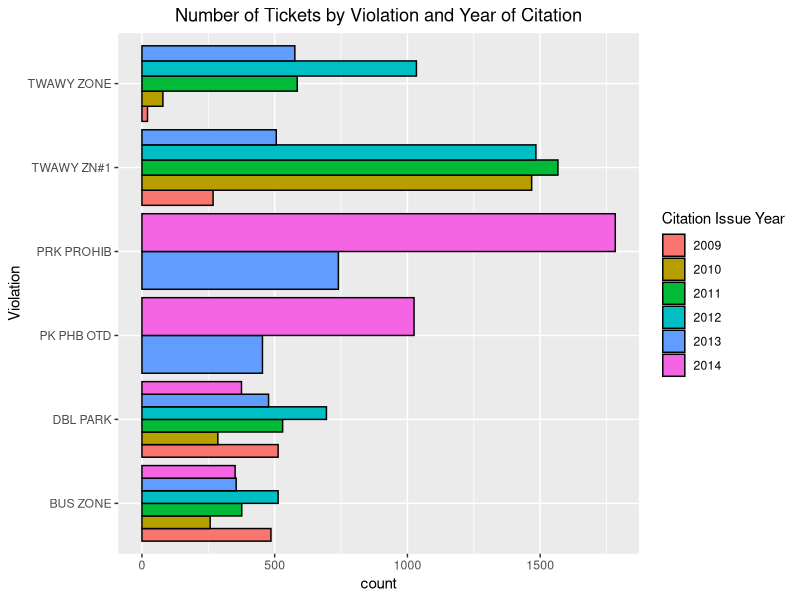
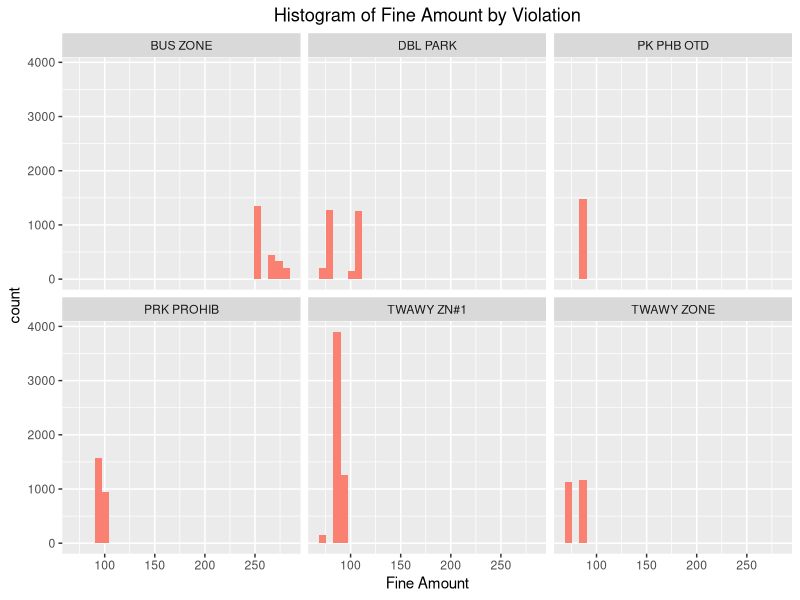
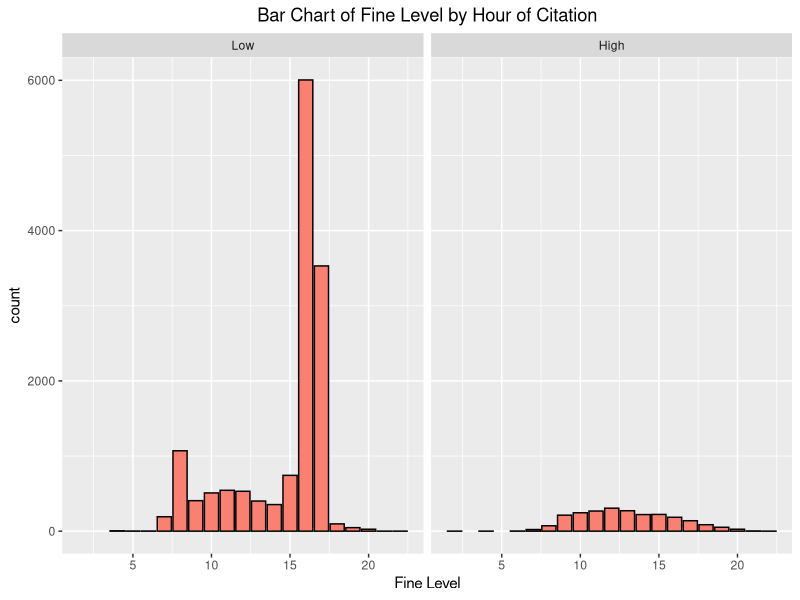
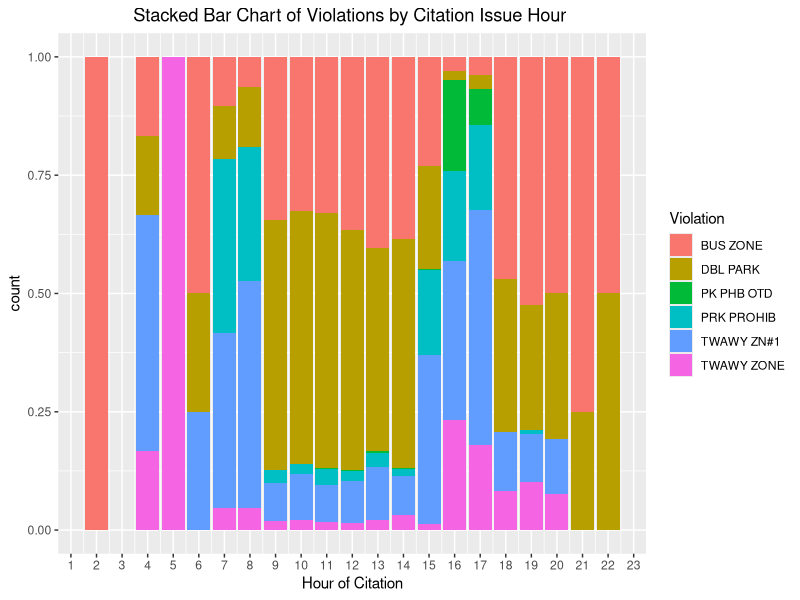
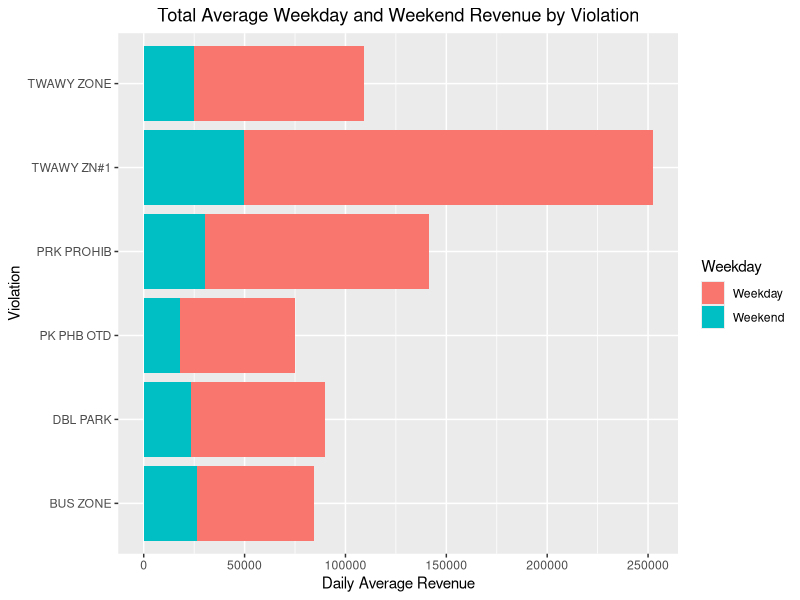
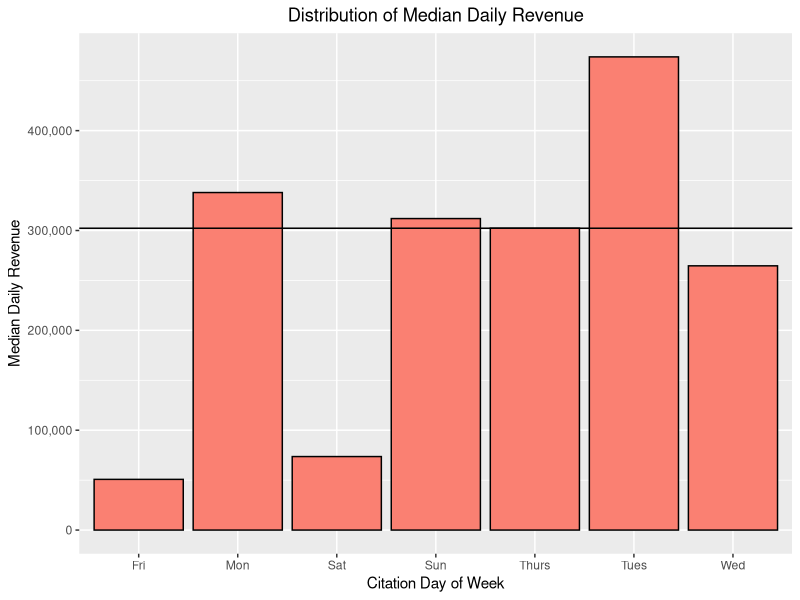
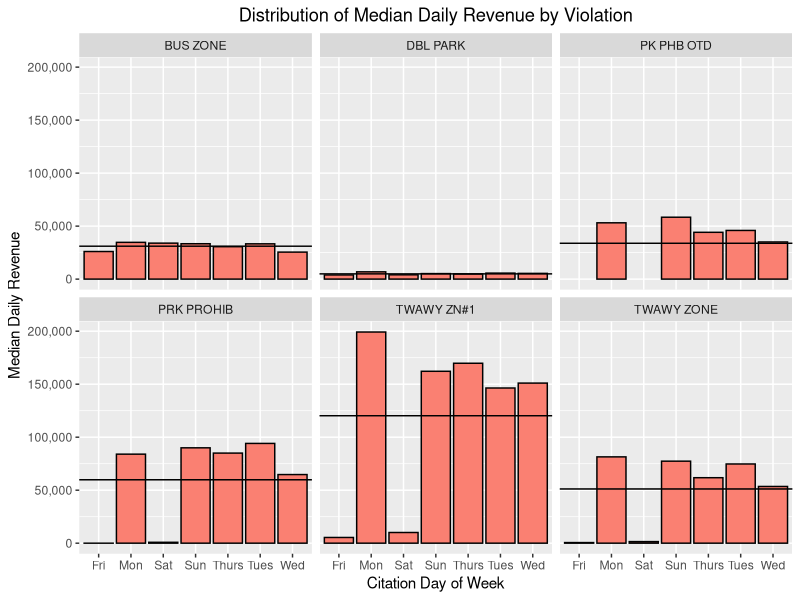

These figures' R source, in order:
## ---- chunk 1
knitr::opts_chunk$set(fig.pos = 'H')

library(ggplot2)
library(dplyr)
library(scales)

rawTickets <- data.frame(read.csv('Muni_Driver_Reported_Transit_Only_Lane_Violations.csv', header = T, sep = ","))
tickets <- read.csv("tickets.csv")
## ---- chunk 2
print("Cite the above sources properly")
## ---- chunk 3
ggplot(data = tickets) + geom_bar(mapping = aes(x = tickets$Violation, fill = as.factor(tickets$Citation.Issue.Year)), position = "dodge", color="black") + coord_flip() + xlab("Violation") + theme(plot.title = element_text(hjust = 0.5)) + ggtitle("Number of Tickets by Violation and Year of Citation") + labs(fill = "Citation Issue Year") 
## ---- chunk 4
fine.plot <- ggplot(data = tickets) + geom_histogram(mapping = aes(x = tickets$Fine.Amount), fill="salmon")

fine.plot + facet_wrap(~tickets$Violation) + xlab("Fine Amount") + theme(plot.title = element_text(hjust = 0.5)) + 
    ggtitle("Histogram of Fine Amount by Violation")

rm(fine.plot)
## ---- chunk 5
# Initialize new factor variable Fine.Level
tickets$Fine.Level <- tickets$Fine.Amount
tickets$Fine.Level <- ifelse(tickets$Fine.Amount < 175, "Low", "High")
tickets$Fine.Level <- as.factor(tickets$Fine.Level)
tickets$Fine.Level <- relevel(tickets$Fine.Level, "Low")
## Generate table

fine.plot3 <- ggplot(data = tickets) + geom_bar(mapping = aes(x = tickets$Citation.Issue.Hour), 
    fill = "salmon", color="black")
fine.plot3 + facet_wrap(~tickets$Fine.Level) + xlab("Fine Level") + theme(plot.title = element_text(hjust = 0.5)) + 
    ggtitle("Bar Chart of Fine Level by Hour of Citation")

rm(fine.plot3)
## ---- chunk 6

ggplot(tickets, aes(x = Citation.Issue.Hour, fill = Violation)) + geom_bar(position = "fill") + 
    scale_x_continuous(breaks = seq(0, 24, 1)) + xlab("Hour of Citation") + 
    theme(plot.title = element_text(hjust = 0.5)) + ggtitle("Stacked Bar Chart of Violations by Citation Issue Hour ")

## ---- chunk 7
#Create variable that stores sum of apount paid by violation and weekday 
tickets.violWeekday <- aggregate(tickets[,c("Amount.Paid")], by=list(tickets$Violation, tickets$Citation.Issue.Weekday), FUN=sum)
  ##Rename the columns of tickets.violWeekday
tickets.violWeekday <- rename(tickets.violWeekday, Violation = Group.1, Weekday = Group.2, Total.Revenue = x)
  ##Create new column for daily average revenue: IF day == weekday, then divide TR by 5; ELSE divide by 2
tickets.violWeekday$Daily.Average.Revenue <- ifelse(tickets.violWeekday$Weekday == 1, tickets.violWeekday$Total.Revenue/5, tickets.violWeekday$Total.Revenue/2)

#Average Weekday and Weekend Revenue by Violation
p <- ggplot(tickets.violWeekday, aes(x=Violation, y=Daily.Average.Revenue, fill=Weekday))
p + geom_col() + coord_flip() + theme(plot.title = element_text(hjust = 0.5)) + ggtitle("Total Average Weekday and Weekend Revenue by Violation") + ylab("Daily Average Revenue")

#Remove from Workspace
rm(p, tickets.violWeekday)
## ---- chunk 8
#Calculateand plot the Median Daily Revenue
tickets_day_rev2 <- tickets %>% group_by(Citation.Issue.DayOfWeek) %>% summarise(Median.Daily.Revenue = median(Amount.Paid)*n())

ggplot(data = tickets_day_rev2) + geom_col(mapping = aes(x = tickets_day_rev2$Citation.Issue.DayOfWeek, y= Median.Daily.Revenue), fill="Salmon", color="black") + xlab("Citation Day of Week") + theme(plot.title = element_text(hjust = 0.5)) + ggtitle("Distribution of Median Daily Revenue") + ylab("Median Daily Revenue")+ scale_y_continuous(label=comma) + geom_hline(yintercept = median(tickets_day_rev2$Median.Daily.Revenue))


# find median daily revenue by violation type
tickets_viol_median_rev <- tickets %>% group_by(Violation) %>% summarise(Median.Violation.Revenue = median(Amount.Paid)*n()/7)


#Calculateand plot the Median Daily Revenue by Violation type

tickets_day_rev <- tickets %>% group_by(Violation, Citation.Issue.DayOfWeek) %>% summarise(Median.Daily.Revenue = median(Amount.Paid)*n())

ggplot(data = tickets_day_rev) + geom_col(mapping = aes(x = tickets_day_rev$Citation.Issue.DayOfWeek, y= Median.Daily.Revenue), fill="Salmon", color="black") + xlab("Citation Day of Week") + theme(plot.title = element_text(hjust = 0.5)) + ggtitle("Distribution of Median Daily Revenue by Violation") + ylab("Median Daily Revenue") + facet_wrap(~Violation) + scale_y_continuous(label=comma)  + geom_hline(data=tickets_viol_median_rev, aes(yintercept = tickets_viol_median_rev$Median.Violation.Revenue))

